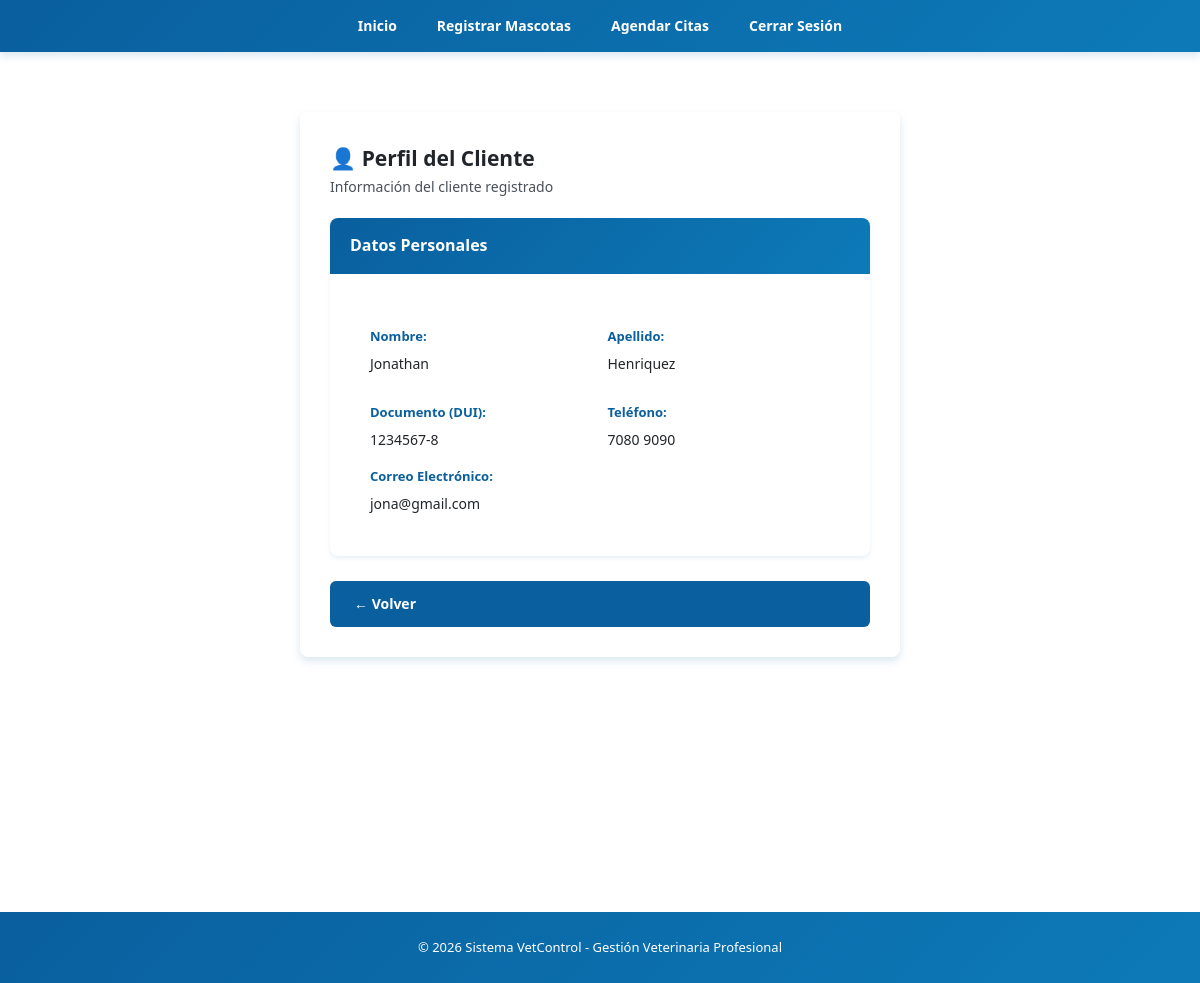
Page /index.php?accion=perfilCliente (signed in) on the committed database.
### tables this page shows
CREATE TABLE `clientes` (
  `id_cliente` int(11) NOT NULL,
  `nombre` varchar(50) NOT NULL,
  `apellido` varchar(50) NOT NULL,
  `usuario` varchar(25) NOT NULL,
  `clave` varchar(25) NOT NULL,
  `dui` varchar(10) DEFAULT NULL,
  `telefono` varchar(20) DEFAULT NULL,
  `correo` varchar(100) DEFAULT NULL,
  `id_usuario` int(11) DEFAULT NULL,
  `fecha_creacion` timestamp NOT NULL DEFAULT current_timestamp()
);

### controladores/ClienteControlador.php (called while the page is built, shortened)
<?php
require_once "modelos/Cliente.php";
class ClienteControlador {
        public function perfilCliente() {
        $modelo = new Cliente();
        $resultado = $modelo->obtenerPorUsuario($_SESSION["usuario"]);
        if ($resultado->num_rows > 0) {
            $perfil = $resultado->fetch_assoc();
        } else {
            $perfil = null;
        }
        require_once __DIR__ . "/../vistas/cliente/perfil_cliente.php";
    }
}

### conexion/conexion.php (called while the page is built, shortened)
<?php
class Conexion {
    public static function conectar(){
        $conexion = new mysqli("localhost","root","","vetcontrol_db");
        return $conexion;
    }
}
?>

### modelos/Cliente.php (called while the page is built, shortened)
<?php
require_once __DIR__ . "/../conexion/conexion.php";
class Cliente {
    private $conexion;
    public function __construct(){
        $this->conexion = Conexion::conectar();
    }
    public function obtenerPorUsuario($usuario) {
        $sql = "SELECT * FROM clientes WHERE usuario='$usuario'";
        return $this->conexion->query($sql);
    }
}

### vistas/cliente/perfil_cliente.php (the view, shortened to what this page needs)
<!DOCTYPE html>
<html lang="es">
<head>
    <link rel="stylesheet" href="vistas/css/style.css">
</head>
<body>
    <nav>
        <ul>
            <li><a href="index.php?accion=bienvenida">Inicio</a></li>
            <li><a href="index.php?accion=registrarMascota"> Registrar Mascotas</a></li>
            <li><a href="index.php?accion=agendar">Agendar Citas</a></li>
            <li><a href="index.php?accion=salir">Cerrar Sesión</a></li>
        </ul>
    </nav>
    <div class="contenido">
        <div class="formulario">
            <h2>👤 Perfil del Cliente</h2>
            <p class="text-muted" style="margin-bottom: 20px;">Información del cliente registrado</p>
            <?php if ($perfil): ?>
            <div class="card" style="margin-bottom: 20px;">
                <div class="card-header">Datos Personales</div>
                <div style="padding: 20px;">
                    <div style="display: grid; grid-template-columns: 1fr 1fr; gap: 15px;">
                        <div>
                            <label class="text-primary">Nombre:</label>
                            <p style="font-size: 14px; margin-top: 5px;"><?php echo htmlspecialchars($perfil["nombre"]); ?></p>
                        </div>
                        <div>
                            <label class="text-primary">Apellido:</label>
                            <p style="font-size: 14px; margin-top: 5px;"><?php echo htmlspecialchars($perfil["apellido"]); ?></p>
                        </div>
                        <div>
                            <label class="text-primary">Documento (DUI):</label>
                            <p style="font-size: 14px; margin-top: 5px;"><?php echo htmlspecialchars($perfil["dui"]); ?></p>
                        </div>
                        <div>
                            <label class="text-primary">Teléfono:</label>
                            <p style="font-size: 14px; margin-top: 5px;"><?php echo htmlspecialchars($perfil["telefono"]); ?></p>
                        </div>
                    </div>
                    <div>
                        <label class="text-primary" style="display: block; margin-top: 15px;">Correo Electrónico:</label>
                        <p style="font-size: 14px; margin-top: 5px;"><?php echo htmlspecialchars($perfil["correo"]); ?></p>
                    </div>
                </div>
            </div>
            <?php else: ?>
            <div class="card" style="padding: 20px; background-color: #f8d7da; border: 1px solid #f5c6cb; border-radius: 5px;">
                <p style="color: #721c24; margin: 0;">No se encontraron datos del cliente.</p>
            </div>
            <?php endif; ?>
            <div class="button-group" style="margin-top: 25px;">
                <a href="index.php?accion=bienvenida" class="btn btn-primary" style="text-decoration: none; color: white;">← Volver</a>
            </div>
        </div>
    </div>
    <footer>
        <p>&copy; 2026 Sistema VetControl - Gestión Veterinaria Profesional</p>
    </footer>
</body>
</html>

### vistas/css/style.css (style rules this page uses)
:root { --primary: #0A5F9E; --primary-dark: #084878; --primary-light: #0d7ab8; --white: #FFFFFF; --gray-light: #f8f9fa; --gray: #e9ecef; --text: #212529; --border: #dee2e6; --success: #28a745; --danger: #dc3545; --warning: #ffc107; }
* { margin: 0; padding: 0; box-sizing: border-box; }
html { scroll-behavior: smooth; }
body { font-family: 'Segoe UI', Tahoma, Geneva, Verdana, sans-serif; background: white; color: var(--text); line-height: 1.6; font-size: 14px; }
.contenido { min-height: 100vh; padding: 20px; }
.formulario { background: var(--white); padding: 30px; border-radius: 8px; box-shadow: 0 4px 8px rgba(10, 95, 158, 0.15); max-width: 600px; margin: 20px auto; }
label { color: var(--text); font-weight: 600; margin-top: 12px; margin-bottom: 6px; display: block; font-size: 13px; }
button, input[type="submit"], input[type="reset"], .btn { padding: 12px 24px; background: var(--primary); color: var(--white); border: none; border-radius: 6px; font-size: 14px; font-weight: 600; cursor: pointer; transition: all 0.3s; width: 100%; margin-bottom: 10px; }
nav { background: linear-gradient(135deg, var(--primary), var(--primary-light)); padding: 0; box-shadow: 0 4px 8px rgba(10, 95, 158, 0.15); margin-bottom: 20px; }
nav ul { list-style: none; display: flex; justify-content: center; flex-wrap: wrap; }
nav a { color: var(--white); padding: 15px 20px; display: block; transition: all 0.3s; text-decoration: none; font-weight: 600; font-size: 14px; }
.card { background: var(--white); border-radius: 8px; box-shadow: 0 2px 4px rgba(10, 95, 158, 0.1); padding: 20px; margin-bottom: 20px; transition: all 0.3s; }
.card-header { background: linear-gradient(135deg, var(--primary), var(--primary-light)); color: var(--white); padding: 15px 20px; margin: -20px -20px 20px -20px; border-radius: 8px 8px 0 0; font-weight: 600; font-size: 16px; }
a { color: var(--primary); text-decoration: none; transition: all 0.3s; font-weight: 500; }
footer { background: linear-gradient(135deg, var(--primary), var(--primary-light)); color: var(--white); text-align: center; padding: 20px; margin-top: 40px; font-size: 13px; }
footer p { margin: 5px 0; }
.text-muted { color: #495057; }
.text-primary { color: var(--primary); }
.button-group { display: flex; gap: 10px; margin-top: 20px; }
.button-group button, .button-group .btn, .button-group input[type="submit"] { flex: 1; margin-bottom: 0; }

### rows in the picture
clientes: nombre "Jonathan", apellido "Henriquez", dui "1234567-8", telefono "7080 9090", correo "jona@gmail.com"
